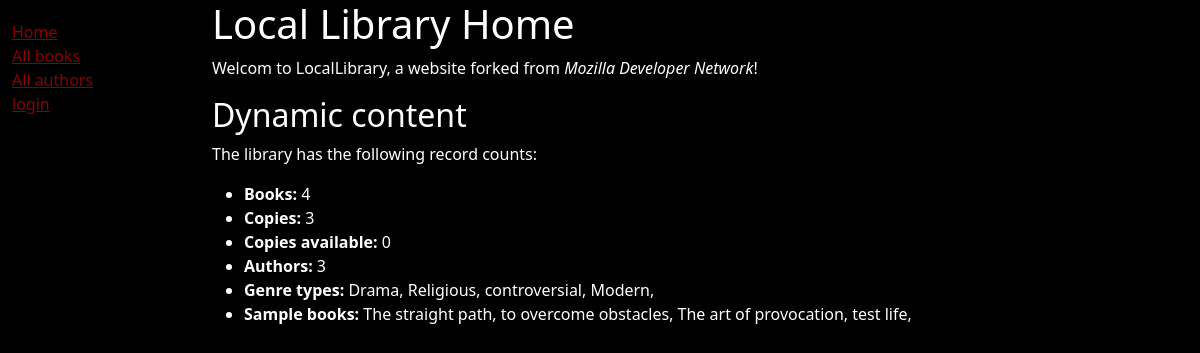
Page /catalog/ on the committed database.
### catalog/models.py (models this page shows, shortened)
class Genre(models.Model):
    name = models.CharField(
        max_length=200, help_text="Enter book genre (e.g Science Fiction)"
    )
    def __str__(self):
        return self.name

class Book(models.Model):
    title = models.CharField(max_length=200)
    author = models.ForeignKey("Author", on_delete=models.SET_NULL, null=True)
    summery = models.TextField(
        max_length=1000, help_text="Enter a brief description about the book"
    )
    isbn = models.CharField(
        "ISBN",
        max_length=13,
        help_text='ISBN 13 character <a href="https://www.isbn-international.org/content/what-isbn">ISBN number</a>',
    )
    genre = models.ManyToManyField(Genre, help_text="Select genre for this book")
    language = models.ForeignKey("Language", on_delete=models.SET_NULL, null=True)
    def __str__(self):
        return self.title
    def display_genre(self):
        """ create a string representing the first three genre if any"""
        return ", ".join(genre.name for genre in self.genre.all()[:3])
    display_genre.short_description = "Genre"

### catalog/views.py (the view)
# urls.py: path("", views.index, name="index"),
def index(request):
    num_books = Book.objects.count()
    num_instances = BookInstance.objects.count()
    num_instance_available = BookInstance.objects.filter(status="a").count()
    num_authors = Author.objects.count()
    genre_types = Genre.objects.all()
    book_sampls = Book.objects.all()[:5]
    num_visit = request.session.get("num_visit", 0)
    request.session["num_visit"] = num_visit + 1
    context = {
        "book_sampls": book_sampls,
        "num_books": num_books,
        "num_instances": num_instances,
        "num_instance_available": num_instance_available,
        "num_authors": num_authors,
        "genre_types": genre_types,
    }
    return render(request, "catalog/index.html", context=context)

### catalog/templates/catalog/index.html (shortened to what this page needs)
{% extends 'catalog/layout.html' %}
{% block content %}
	<h1>Local Library Home</h1>
	<p>Welcom to LocalLibrary, a website forked from <em>Mozilla Developer Network</em>!</p>
	<h2>Dynamic content</h2>
	<p> The library has the following record counts:</p>
	<ul>
		<li><strong>Books: </strong> {{ num_books }} </li>
		<li><strong>Copies: </strong> {{ num_instances }} </li>
		<li><strong>Copies available: </strong> {{ num_instance_available }} </li>
		<li><strong>Authors: </strong> {{ num_authors }} </li>
		<li><strong>Genre types: </strong>
			{% for genre in genre_types %}
				{{ genre }},
			{% endfor %}
		</li>
		<li><strong>Sample books: </strong>
			{% for book in book_sampls %}
				{{ book }},
			{% endfor %}
		</li>
	</ul>
{% endblock %}

### rows in the picture
Genre: name "Drama"
Genre: name "Religious"
Genre: name "controversial"
Genre: name "Modern"
Book: title "The straight path"
Book: title "to overcome obstacles"
Book: title "The art of provocation"
Book: title "test life"

### other values in the picture
{{ num_books }} "4"
{{ num_instances }} "3"
{{ num_instance_available }} "0"
{{ num_authors }} "3"
